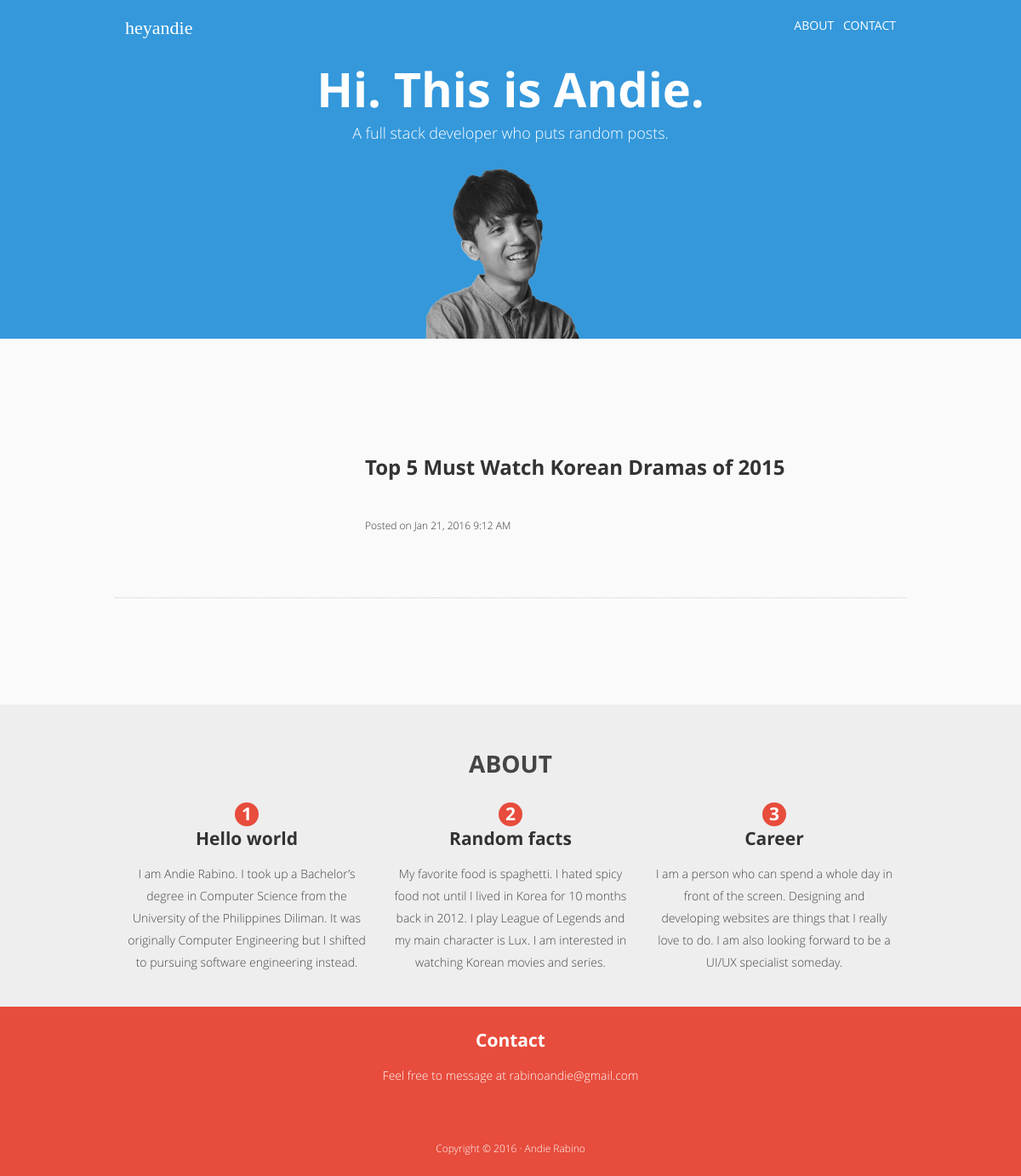
The page / on the database its author committed.
### blog/models.py (models this page shows, shortened)
class Blog(models.Model):
    title = models.CharField(max_length=100, unique=True)
    slug = models.CharField(max_length=100, unique=True)
    excerpt = models.TextField(blank=True)
    body = models.TextField()
    posted = models.DateTimeField(db_index=True, auto_now_add=True)
    updated = models.DateTimeField(auto_now=True)
    deleted = models.DateTimeField(null=True, blank=True)
    image = models.CharField(max_length=128, blank=True)
    category = models.CharField(max_length=100, blank=True)

### andierabino/views.py (the view)
# urls.py: url('^$', views.index, name="index"),
def index(request):
    return render_to_response('index.html', {
        'posts': Blog.objects.all().order_by('-posted')[:6]
    })

### templates/index.html (shortened to what this page needs)
{% extends 'base.html' %}
{% block main %}
<section id="section-one" class="grid-container max-10000">
  <div class="grid-container">
    <div class="grid-100">
      <div class="grid-80 prefix-10 tablet-grid-100 mobile-grid-100">
        <h1 class="text-white text-center"><span class="text-white">Hi. This is Andie.</span></h1>
        <h5 class="text-thin text-center">A full stack developer who puts random posts.
        </h5>
        <div class="text-center grid-100 andie-image">
          <img src="/static/images/andie.png" width=200>
        </div>
      </div>
    </div>
  </div>
</section>
<section id="section-latest" class="grid-container max-10000 padded-v-50">
      {% for post in posts %}
              {% load l10n %}
      {% endfor %}
  <div class="grid-container">
    <div class="grid-80 prefix-10 tablet-grid-100 mobile-grid-100 padded-v-50">
      <div class="grid-100 grid-parent">
      {% for post in posts %}
      <div class="grid-100 tablet-grid-100 mobile-grid-50 grid-parent padded-v-15">
          <div class="grid-30 tablet-grid-35">
            <div class="blog-thumbnail">
              <div class="image" style="background-image:url('/{{post.image}}')">
              </div>
            </div>
          </div>
          <div class="grid-70 tablet-grid-65 grid-parent">
            <div class="grid-100">
                <div class="grid-100 grid-parent">
                  <a href="/article/{{post.slug}}"><h4>
                    <b>{{post.title}}</b>
                  </h4></a>
                  <div class="grid-100 grid-parent text-thin meta padded-v-15">
                    {% load l10n %}
                    {% localize on %}
                        Posted on {{post.posted|date:"M d, Y g:i A" }}
                    {% endlocalize %}
                  </div>
              </div>
            </div>
          </div>
      </div>
      {% endfor %}
      </div>
      <div class="grid-100 divider"></div>
    </div>
  </div>
</section>
{% endblock %}

### static/css/main.css (style rules this page uses)
html { font-size: 62.5%; font-family: 'Open Sans'; padding: 0; margin: 0; }
body { font-size: 1.4rem; font-weight: normal; padding: 0; margin: 0; overflow-x: hidden; color: #333; min-height: 100vh; }
a { text-decoration: none; color: #333; }
#section-one { background-color: #3498db; padding: 0; }
#section-one > * { color: #fff !important; }
.andie-image { max-height: 200px; margin-top: 30px; overflow: hidden; }
.andie-image img { -webkit-filter: grayscale(100%); filter: grayscale(100%); }
.blog-thumbnail { padding: 60% 0 0 0; position: relative; overflow: hidden; }
.blog-thumbnail > .image { background-size: cover; background-position: center; background-repeat: no-repeat; height: 100%; width: 100%; position: absolute; top: 0; bottom: 0; left: 0; right: 0; }
#section-latest { background: #fafafa; }
h1 { font-size: 5.6rem; margin: 0; font-weight: bold; color: #333; }
h4 { font-size: 2.4rem; font-weight: 400; margin: 0; }
h5 { font-size: 1.8rem; font-weight: 400; margin: 0; }
.meta { font-size: 1.2rem; }
.text-white { color: #fff; }
.text-thin { font-weight: 100; }
.text-center { text-align: center; }
.divider { border-top: 1px dotted #ccc; height: 1px; margin-top: 25px; margin-bottom: 25px; }
.max-10000 { max-width: 10000px; }
.padded-v-15 { padding-top: 15px; padding-bottom: 15px; }
.padded-v-50 { padding-top: 50px; padding-bottom: 50px; }

### rows shown on the page
Blog: title "Top 5 Must Watch Korean Dramas of 2015", posted "Jan 21, 2016 9:12 AM"
